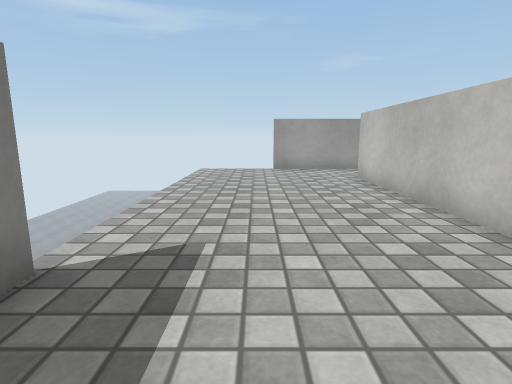
View 1 (above)

21 first-person views from a walk through a Unity game level. The camera is 0.62 m above the floor, tilts 10° down and sees 80° across. The floor is counted in squares, 0.5 m on a side. Each view is taken from the middle of a square. On the plan, view 1 faces up. The plan holds only what a view shows up to about 13 squares ahead; the rest is blank. The place goes on beyond the plan. The player is left out. Surface patterns are stand-ins for the level's own textures.

View 2
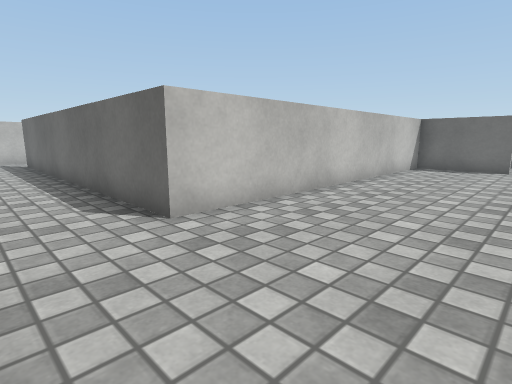

View 3
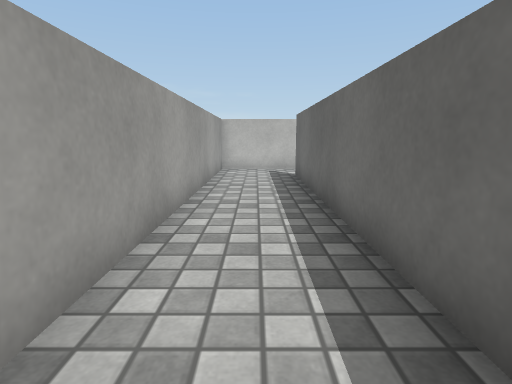

View 4
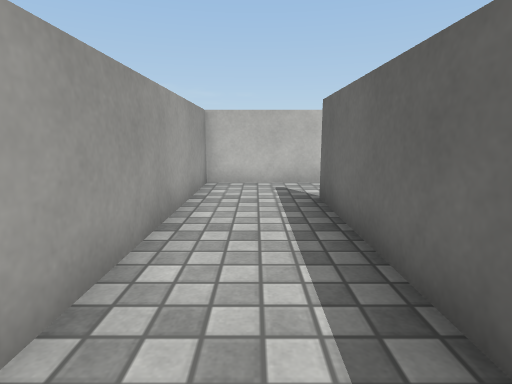

View 5
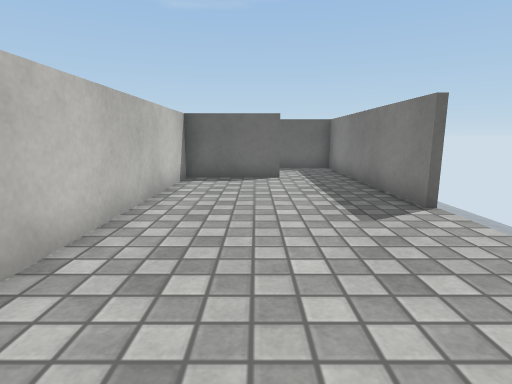

View 6
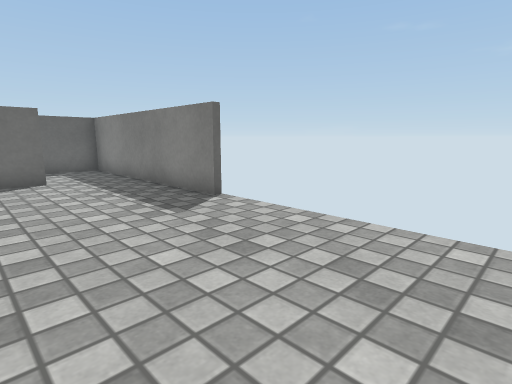

View 7
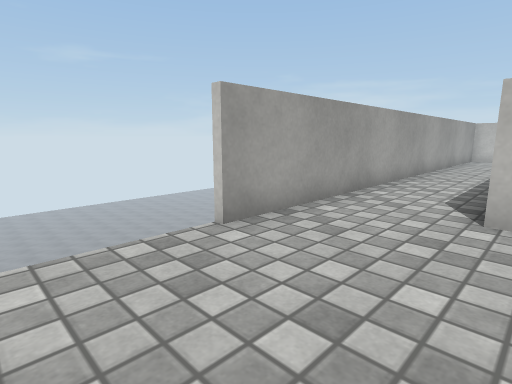

View 8
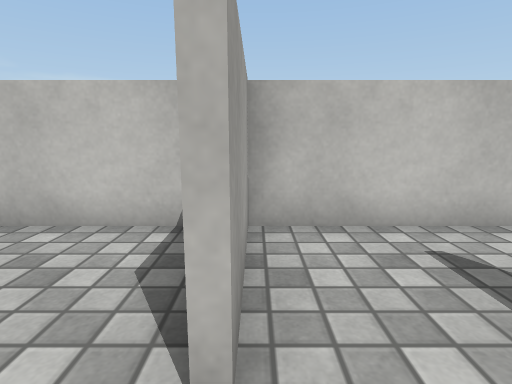

View 9
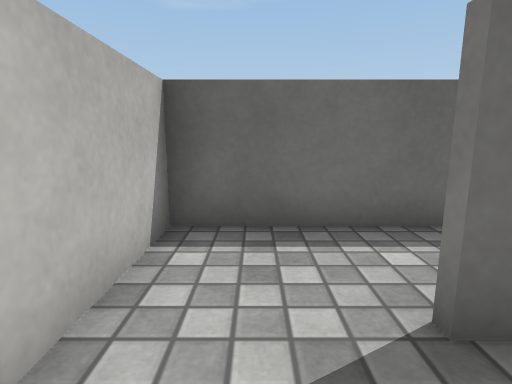

View 10
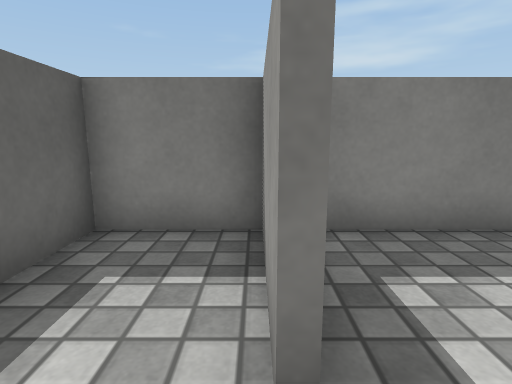

View 11
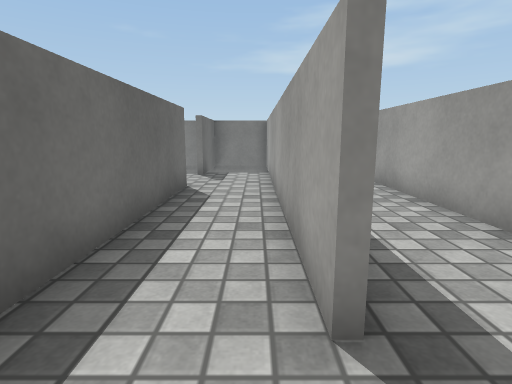

View 12
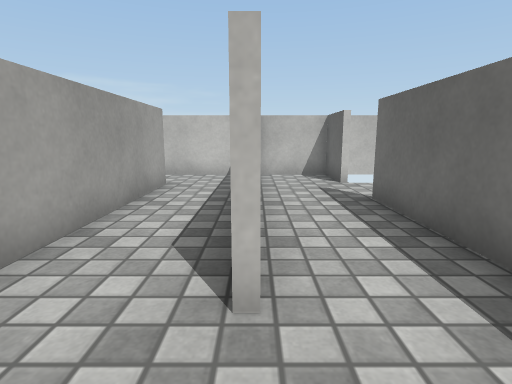

View 13
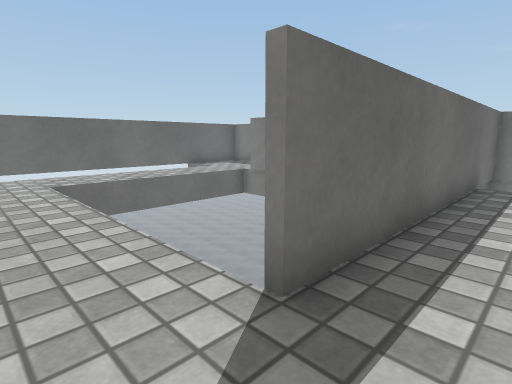

View 14
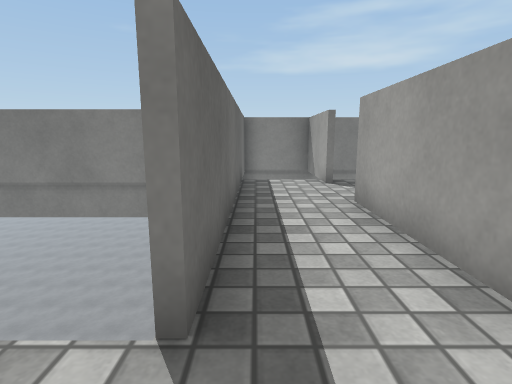

View 15
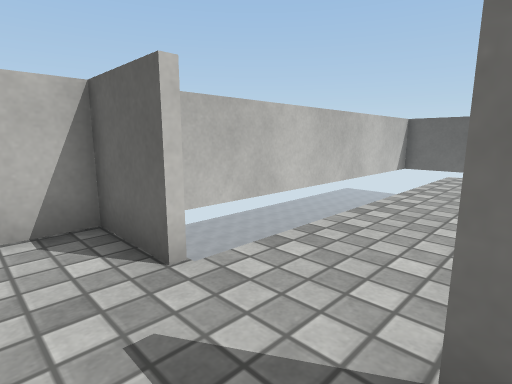

View 16
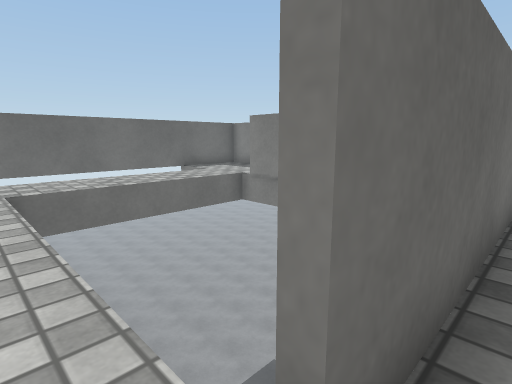

View 17
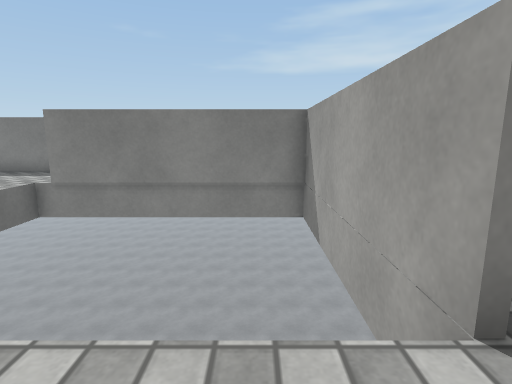

View 18
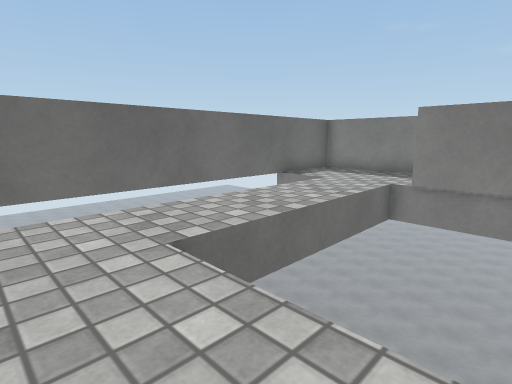

View 19
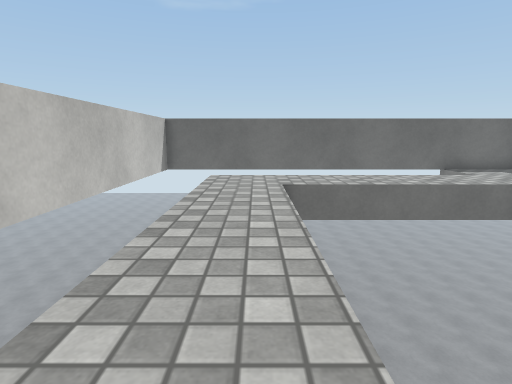

View 20
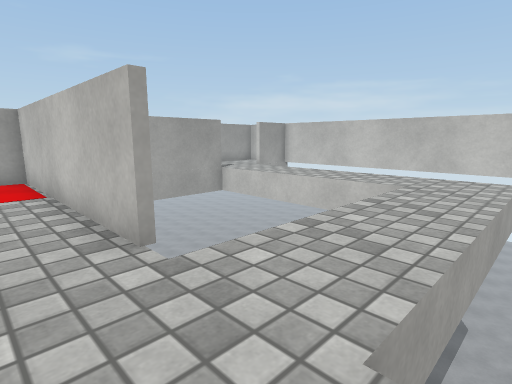

View 21
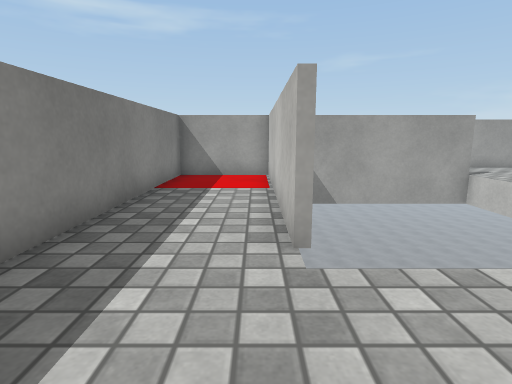

### Floor plan
Key: @ floor where view 1 was taken; # wall or solid block; x gap in a wall; . floor; v drop or lower ground.
Columns run from 2 left of view 1 to 18 right of it. Each row starts with its distance up from view 1.
 13 vvvx################
 12 ....................#
 11 ....................#
 10 ......############..#
  9 .....#vvv...........#
  8 .....#  v...........#
  7 .....####...########v
  6 .....#  v...........#
  5 .....#vvv...........#
  4 .....###########..v#v
  3 v....#  .#     v..v v
  2 #....#...#     v..v v
  1 #....#...#     v..v v
  0 #.@..#...#     v..v v
 -1 #....#...#     v..v v
 -2 #..###...#     v..  v
 -3 #....#...vvvvvvv..  v
 -4 #....#............  v
 -5 ###..#............  v
 -6 #....#...           v
 -7 #########vvvvvvvvvvvv

Where each view was taken, in squares from view 1:
view 1: 0 up, 0 right, facing up
view 2: 12 up, 1 left, facing down-right
view 3: 11 up, 5 right, facing right
view 4: 11 up, 9 right, facing right
view 5: 8 up, 1 right, facing down
view 6: 8 up, 2 right, facing down-left
view 7: 9 up, 2 left, facing up-right
view 8: 2 down, 1 left, facing right
view 9: 3 down, 2 right, facing down
view 10: 5 down, 2 right, facing left
view 11: 9 up, 17 right, facing left
view 12: 7 up, 7 right, facing right
view 13: 6 up, 15 right, facing down-left
view 14: 5 up, 15 right, facing left
view 15: 6 up, 13 right, facing down-right
view 16: 5 up, 14 right, facing down-left
view 17: 3 up, 15 right, facing left
view 18: 0 up, 15 right, facing down-left
view 19: 5 up, 14 right, facing down
view 20: 6 down, 5 right, facing up-right
view 21: 6 down, 6 right, facing up
